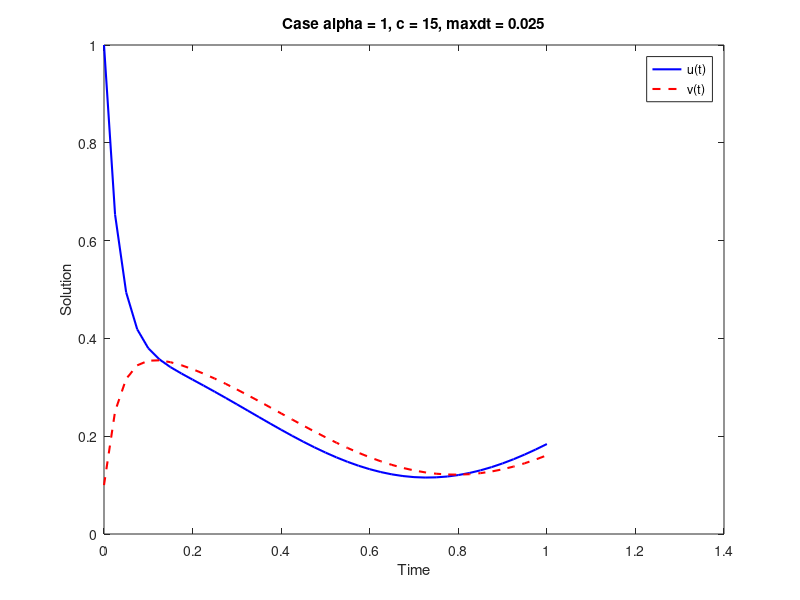

Source code (MATLAB):
function FullyImplicitSystem2b(alpha, c, tau)
    if nargin < 3
        alpha = 1;
        c = 15;
        tau = 0.025;
    end

    % Discretization parameters
    T = 1;
    t = 0;
    max_tau = tau; % Maximum allowed tau
    min_tau = 0.001; % Minimum allowed tau for stability

    % Initial conditions
    uold = 1;
    vold = 0.1; 

    % Initialize storage for solutions
    t_values = t;
    u_values = uold;
    v_values = vold;

    % Define the function g(t)
    g = @(t) -sin(4 * t);

    % Newton's method parameters
    tolerance = 1e-8;
    maxiter = 100;

    % Main loop for time stepping with variable tau
    while t < T
        unext = uold; % Initial guess for u
        iter = 0;

        % Newton's method for solving u
        while iter < maxiter
            F = unext - uold - tau * g(t + tau) + tau * alpha * unext^3 + c * tau * (uold - vold);
            F_prime = 1 + 3 * tau * alpha * unext^2;

            % Newton's update
            unextnew = unext - F / F_prime;

            % Check for convergence
            if abs((unextnew - unext) / (1e-5 + abs(unext))) < tolerance
                break; % Convergence achieved
            end  

            % Update guess for next iteration
            unext = unextnew;
            iter = iter + 1;
        end

        % Adaptive time-stepping: Adjust tau based on Newton solver performance
        if iter >= maxiter / 2  % If Newton took many iterations, reduce tau
            tau = max(tau * 0.5, min_tau);
        elseif iter < maxiter / 4 && tau < max_tau % If convergence was fast, increase tau
            tau = min(tau * 1.2, max_tau);
        end

        % Store new value of u after convergence
        unew = unextnew;

        % Update V
        vnew = (1 / (1 + c * tau)) * (c * tau * unew + vold);

        % Update time and append results
        t = t + tau;
        t_values = [t_values, t];
        u_values = [u_values, unew];
        v_values = [v_values, vnew];

        % Update old values for next time step
        uold = unew;
        vold = vnew;

        % Check if reached end of T
        if t >= T
            break;
        end
    end    

    % Plot the results
    figure;
    plot(t_values, u_values, 'b', 'LineWidth', 1.5, 'DisplayName', 'u(t)');
    hold on;
    plot(t_values, v_values, 'r--', 'LineWidth', 1.5, 'DisplayName', 'v(t)');
    xlabel('Time');
    ylabel('Solution');
    legend('u(t)', 'v(t)');
    title(sprintf('Case alpha = %g, c = %g, maxdt = %.3f', alpha, c, max_tau));
    % xlim([0 1]);
    % ylim([0 1]);
   
end
